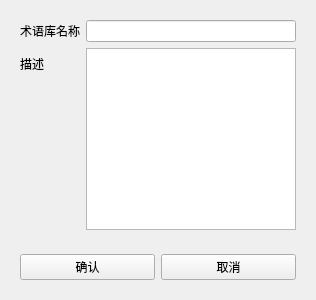
<?xml version="1.0" encoding="UTF-8"?>
<ui version="4.0">
 <class>Create_TM</class>
 <widget class="QWidget" name="Create_TM">
  <property name="geometry">
   <rect>
    <x>0</x>
    <y>0</y>
    <width>316</width>
    <height>300</height>
   </rect>
  </property>
  <property name="windowTitle">
   <string>Form</string>
  </property>
  <layout class="QVBoxLayout" name="verticalLayout">
   <item>
    <widget class="QWidget" name="Create_TM_text" native="true">
     <layout class="QFormLayout" name="formLayout">
      <item row="0" column="0">
       <widget class="QLabel" name="Terminology_name">
        <property name="text">
         <string>术语库名称</string>
        </property>
       </widget>
      </item>
      <item row="0" column="1">
       <widget class="QLineEdit" name="lineEdit_Terminology_name"/>
      </item>
      <item row="1" column="0">
       <widget class="QLabel" name="Terminology_descripte">
        <property name="text">
         <string>描述</string>
        </property>
       </widget>
      </item>
      <item row="1" column="1">
       <widget class="QTextEdit" name="textEdit_Terminology_descripte"/>
      </item>
     </layout>
    </widget>
   </item>
   <item>
    <widget class="QWidget" name="Create_TM_tool" native="true">
     <layout class="QHBoxLayout" name="horizontalLayout">
      <item>
       <widget class="QPushButton" name="Create_Terminology_sure">
        <property name="text">
         <string>确认</string>
        </property>
       </widget>
      </item>
      <item>
       <widget class="QPushButton" name="Create_Terminology_Cancle">
        <property name="text">
         <string>取消</string>
        </property>
       </widget>
      </item>
     </layout>
    </widget>
   </item>
  </layout>
 </widget>
 <resources/>
 <connections/>
</ui>
